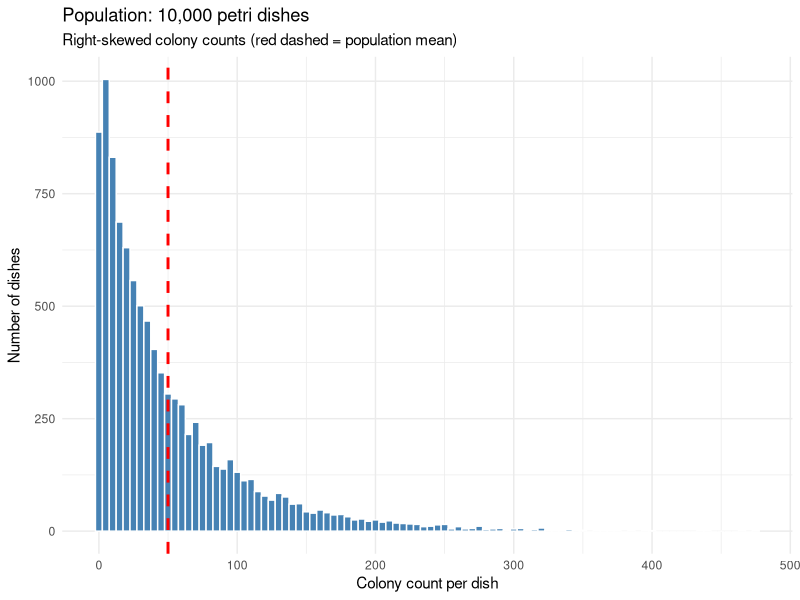
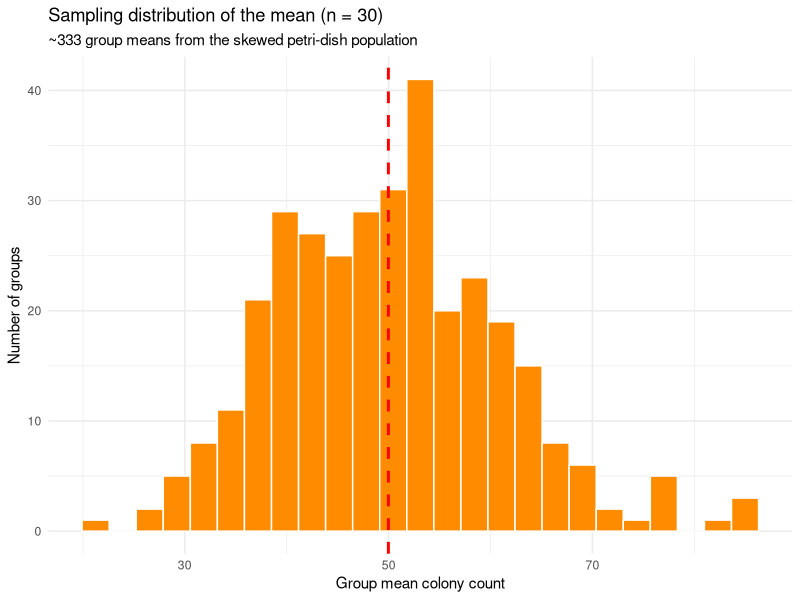
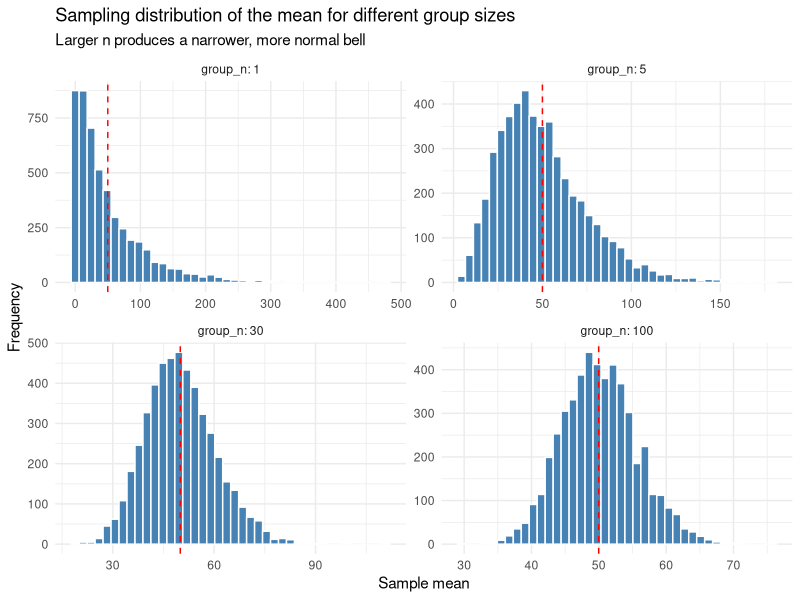
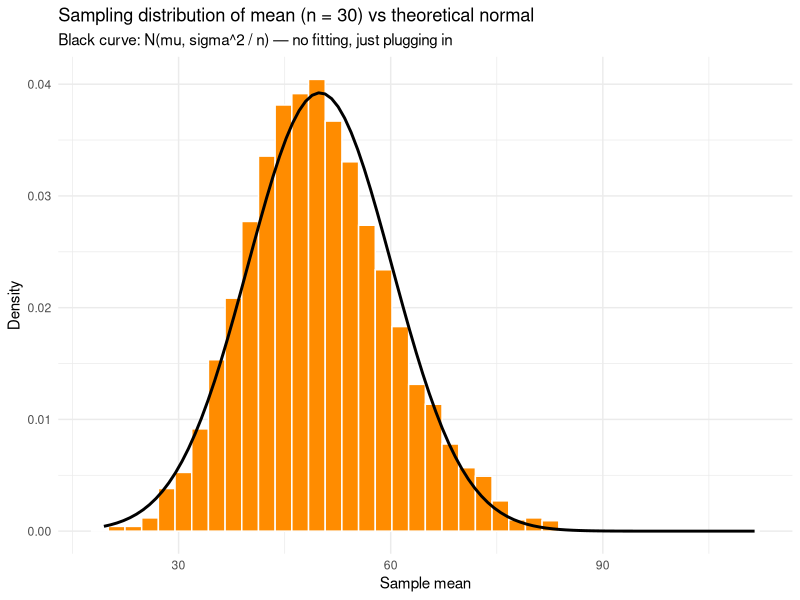
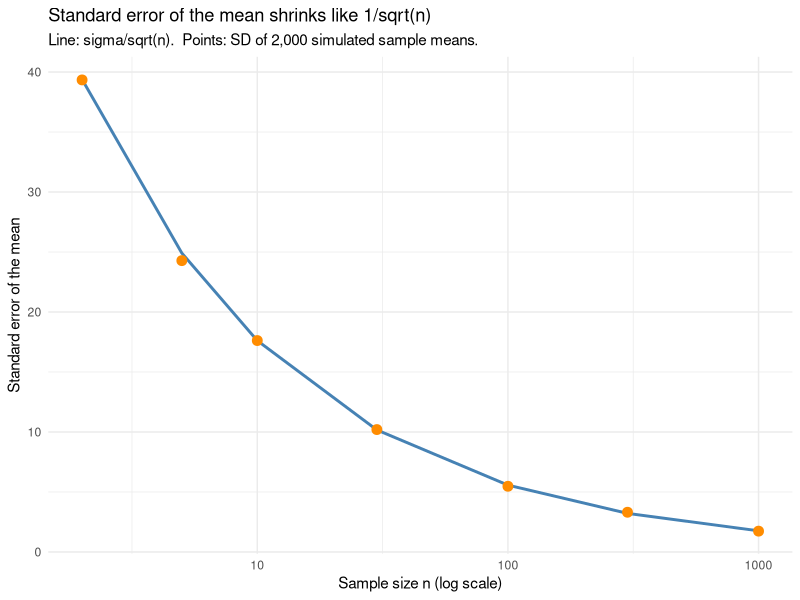
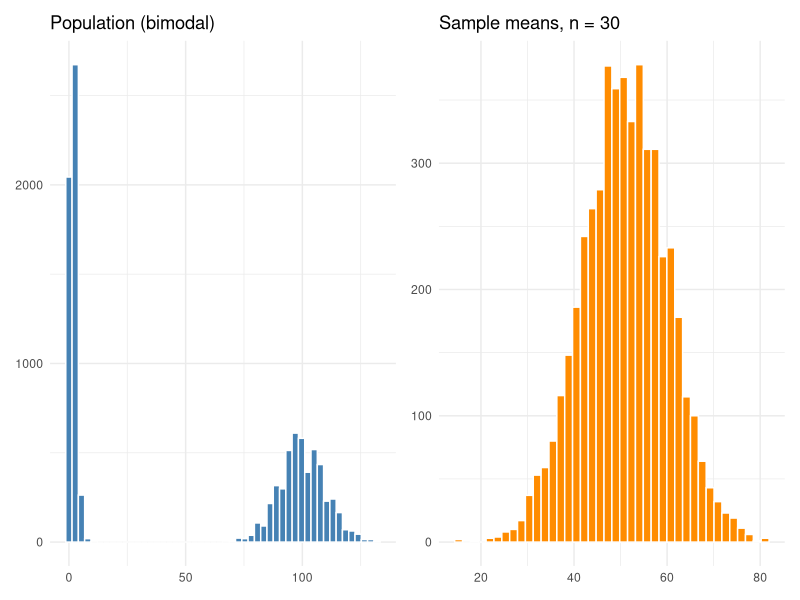

Generate these figures, in order, with R:
## ---- chunk 1
library(tidyverse)
library(patchwork)
knitr::opts_chunk$set(echo = TRUE)
## ---- chunk 2
set.seed(1984)

n_dishes <- 10000
dish_counts <- rnbinom(n_dishes, mu = 50, size = 0.8)

pop_mean <- mean(dish_counts)
pop_sd   <- sd(dish_counts)

tibble(
  statistic = c("Population mean (mu)",
                "Population SD (sigma)",
                "Minimum",
                "Maximum",
                "Median"),
  value = c(round(pop_mean, 2),
            round(pop_sd, 2),
            min(dish_counts),
            max(dish_counts),
            median(dish_counts))
) |>
  knitr::kable()
## ---- chunk 3
ggplot(data.frame(count = dish_counts), aes(x = count)) +
  geom_histogram(binwidth = 5, fill = "steelblue", colour = "white") +
  geom_vline(xintercept = pop_mean, colour = "red", linetype = "dashed", linewidth = 1) +
  labs(
    title = "Population: 10,000 petri dishes",
    subtitle = "Right-skewed colony counts (red dashed = population mean)",
    x = "Colony count per dish",
    y = "Number of dishes"
  ) +
  theme_minimal()
## ---- chunk 4
group_size <- 30

group_id <- rep(seq_len(n_dishes %/% group_size), each = group_size)
grouped  <- dish_counts[seq_along(group_id)]

group_means_30 <- tapply(grouped, group_id, mean)

tibble(
  group = head(seq_along(group_means_30)),
  mean_count = round(head(group_means_30), 2)
) |>
  knitr::kable(caption = paste0("First 6 of ", length(group_means_30), " group means"))
## ---- chunk 5
tibble(
  quantity = c("Population SD (single dishes)",
               "SD of group means (n = 30)",
               "Ratio (pop SD / SD of means)",
               "sqrt(30)"),
  value = round(c(pop_sd,
                  sd(group_means_30),
                  pop_sd / sd(group_means_30),
                  sqrt(30)), 2)
) |>
  knitr::kable()
## ---- chunk 6
ggplot(data.frame(mean_count = group_means_30), aes(x = mean_count)) +
  geom_histogram(bins = 25, fill = "darkorange", colour = "white") +
  geom_vline(xintercept = pop_mean, colour = "red", linetype = "dashed", linewidth = 1) +
  labs(
    title = "Sampling distribution of the mean (n = 30)",
    subtitle = "~333 group means from the skewed petri-dish population",
    x = "Group mean colony count",
    y = "Number of groups"
  ) +
  theme_minimal()
## ---- chunk 7
sample_means <- function(population, n, n_samples = 5000) {
  replicate(n_samples, mean(sample(population, n, replace = TRUE)))
}

set.seed(1)
sizes <- c(1, 5, 30, 100)
sims <- map_dfr(sizes, function(group_n) {
  tibble(
    group_n = group_n,
    sample_mean = sample_means(dish_counts, group_n)
  )
})

sims |>
  group_by(group_n) |>
  summarise(
    n_samples     = n(),
    mean_of_means = mean(sample_mean),
    se_observed   = sd(sample_mean),
    .groups = "drop"
  ) |>
  knitr::kable(
    digits = 3,
    caption = "5,000 sample means drawn for each group size"
  )
## ---- chunk 8
ggplot(sims, aes(x = sample_mean)) +
  geom_histogram(bins = 40, fill = "steelblue", colour = "white") +
  geom_vline(xintercept = pop_mean, colour = "red", linetype = "dashed") +
  facet_wrap(~ group_n, scales = "free", labeller = label_both) +
  labs(
    title = "Sampling distribution of the mean for different group sizes",
    subtitle = "Larger n produces a narrower, more normal bell",
    x = "Sample mean",
    y = "Frequency"
  ) +
  theme_minimal()
## ---- chunk 9
set.seed(2)
single_draws   <- sample(dish_counts, 5000, replace = TRUE)
mean_draws_30  <- sample_means(dish_counts, 30,  n_samples = 5000)
mean_draws_100 <- sample_means(dish_counts, 100, n_samples = 5000)

thresholds <- c(60, 80, 100, 150, 200)

map_dfr(thresholds, function(t) {
  tibble(
    threshold        = t,
    single_dish      = mean(single_draws   > t),
    mean_of_30       = mean(mean_draws_30  > t),
    mean_of_100      = mean(mean_draws_100 > t)
  )
}) |>
  knitr::kable(
    digits = 4,
    caption = "Probability of exceeding the threshold, by sample size"
  )
## ---- chunk 10
predicted_se <- pop_sd / sqrt(30)

means_30 <- sims |> filter(group_n == 30)

ggplot(means_30, aes(x = sample_mean)) +
  geom_histogram(aes(y = after_stat(density)), bins = 40,
                 fill = "darkorange", colour = "white") +
  stat_function(fun = dnorm,
                args = list(mean = pop_mean, sd = predicted_se),
                colour = "black", linewidth = 1) +
  labs(
    title = "Sampling distribution of mean (n = 30) vs theoretical normal",
    subtitle = "Black curve: N(mu, sigma^2 / n) — no fitting, just plugging in",
    x = "Sample mean",
    y = "Density"
  ) +
  theme_minimal()
## ---- chunk 11
n_grid <- c(2, 5, 10, 30, 100, 300, 1000)

se_compare <- tibble(
  n             = n_grid,
  se_predicted  = pop_sd / sqrt(n_grid),
  se_observed   = map_dbl(n_grid, ~ sd(sample_means(dish_counts, .x, n_samples = 2000)))
)

knitr::kable(se_compare, digits = 3)
## ---- chunk 12
ggplot(se_compare, aes(x = n)) +
  geom_line(aes(y = se_predicted), colour = "steelblue", linewidth = 1) +
  geom_point(aes(y = se_observed), colour = "darkorange", size = 3) +
  scale_x_log10() +
  labs(
    title = "Standard error of the mean shrinks like 1/sqrt(n)",
    subtitle = "Line: sigma/sqrt(n).  Points: SD of 2,000 simulated sample means.",
    x = "Sample size n (log scale)",
    y = "Standard error of the mean"
  ) +
  theme_minimal()
## ---- chunk 13
set.seed(42)
one_sample <- sample(dish_counts, 30)

tibble(
  quantity = c("Sample mean",
               "Sample SD (s)",
               "Estimated SE = s/sqrt(n)",
               "True SE = sigma/sqrt(n)"),
  value = round(c(mean(one_sample),
                  sd(one_sample),
                  sd(one_sample) / sqrt(30),
                  pop_sd / sqrt(30)), 2)
) |>
  knitr::kable()
## ---- chunk 14
set.seed(99)
weird_pop <- c(rpois(5000, lambda = 2),
               rpois(5000, lambda = 100))

weird_means <- sample_means(weird_pop, n = 30, n_samples = 5000)

p1 <- ggplot(data.frame(x = weird_pop), aes(x)) +
  geom_histogram(bins = 50, fill = "steelblue", colour = "white") +
  labs(title = "Population (bimodal)", x = NULL, y = NULL) +
  theme_minimal()

p2 <- ggplot(data.frame(x = weird_means), aes(x)) +
  geom_histogram(bins = 40, fill = "darkorange", colour = "white") +
  labs(title = "Sample means, n = 30", x = NULL, y = NULL) +
  theme_minimal()

p1 + p2
## ---- chunk 15
set.seed(11)

# A: one batch of 30
exp_A <- sample(dish_counts, 30)
mean_A <- mean(exp_A)
se_A   <- sd(exp_A) / sqrt(30)

# B: five batches of 30
batches_B <- replicate(5, sample(dish_counts, 30), simplify = FALSE)
batch_means_B <- sapply(batches_B, mean)
mean_B <- mean(batch_means_B)
se_B   <- sd(batch_means_B) / sqrt(5)

# C: one batch of 150
exp_C <- sample(dish_counts, 150)
mean_C <- mean(exp_C)
se_C   <- sd(exp_C) / sqrt(150)

tibble(
  strategy       = c("A: 1 batch of 30",
                     "B: 5 batches of 30",
                     "C: 1 batch of 150"),
  total_dishes   = c(30, 150, 150),
  estimate_of_mu = round(c(mean_A, mean_B, mean_C), 2),
  estimated_SE   = round(c(se_A, se_B, se_C), 2),
  ci_low         = round(c(mean_A, mean_B, mean_C) - 1.96 * c(se_A, se_B, se_C), 2),
  ci_high        = round(c(mean_A, mean_B, mean_C) + 1.96 * c(se_A, se_B, se_C), 2)
) |>
  knitr::kable(caption = paste0(
    "True population mean = ", round(pop_mean, 2),
    ".  95% CI computed as estimate +/- 1.96 * SE."
  ))
